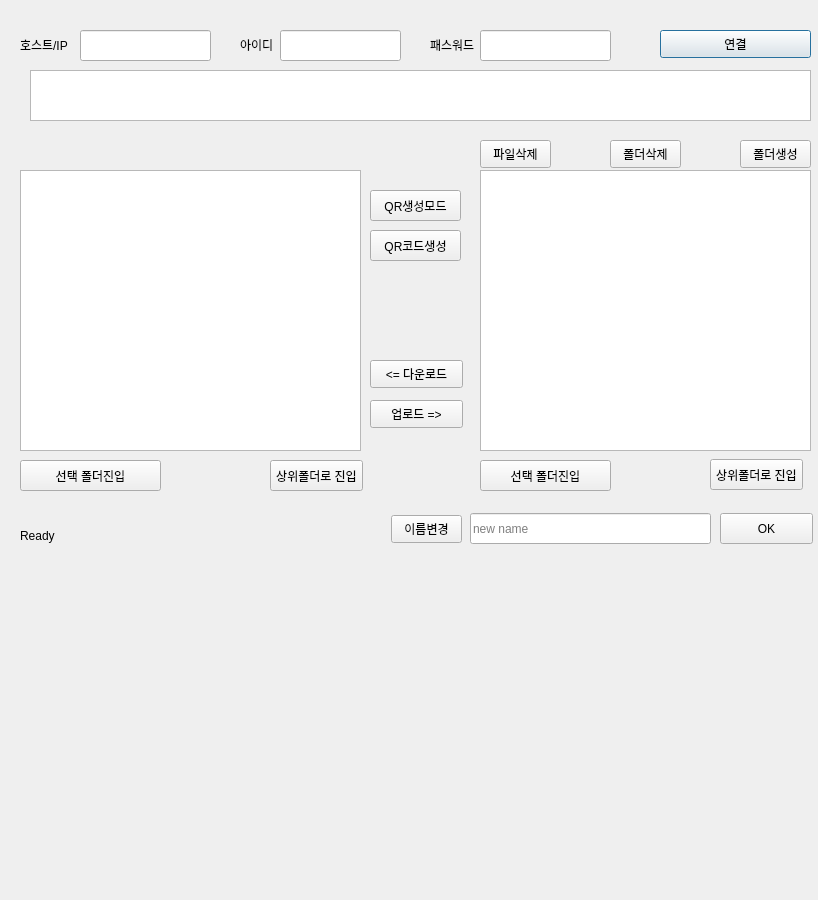
<?xml version="1.0" encoding="UTF-8"?>
<ui version="4.0">
 <class>Dialog</class>
 <widget class="QDialog" name="Dialog">
  <property name="geometry">
   <rect>
    <x>0</x>
    <y>0</y>
    <width>818</width>
    <height>900</height>
   </rect>
  </property>
  <property name="windowTitle">
   <string>OSSP_program</string>
  </property>
  <widget class="QPushButton" name="pushButton">
   <property name="geometry">
    <rect>
     <x>660</x>
     <y>30</y>
     <width>151</width>
     <height>28</height>
    </rect>
   </property>
   <property name="text">
    <string>연결</string>
   </property>
  </widget>
  <widget class="QLabel" name="label">
   <property name="geometry">
    <rect>
     <x>20</x>
     <y>34</y>
     <width>64</width>
     <height>21</height>
    </rect>
   </property>
   <property name="text">
    <string>호스트/IP</string>
   </property>
  </widget>
  <widget class="QLineEdit" name="lineEdit">
   <property name="geometry">
    <rect>
     <x>80</x>
     <y>30</y>
     <width>131</width>
     <height>31</height>
    </rect>
   </property>
  </widget>
  <widget class="QLineEdit" name="lineEdit_4">
   <property name="geometry">
    <rect>
     <x>280</x>
     <y>30</y>
     <width>121</width>
     <height>31</height>
    </rect>
   </property>
  </widget>
  <widget class="QLabel" name="label_3">
   <property name="geometry">
    <rect>
     <x>240</x>
     <y>34</y>
     <width>64</width>
     <height>21</height>
    </rect>
   </property>
   <property name="text">
    <string>아이디</string>
   </property>
  </widget>
  <widget class="QLineEdit" name="lineEdit_5">
   <property name="geometry">
    <rect>
     <x>480</x>
     <y>30</y>
     <width>131</width>
     <height>31</height>
    </rect>
   </property>
  </widget>
  <widget class="QLabel" name="label_5">
   <property name="geometry">
    <rect>
     <x>430</x>
     <y>34</y>
     <width>64</width>
     <height>21</height>
    </rect>
   </property>
   <property name="text">
    <string>패스워드</string>
   </property>
  </widget>
  <widget class="QTextEdit" name="textEdit_2">
   <property name="geometry">
    <rect>
     <x>30</x>
     <y>70</y>
     <width>781</width>
     <height>51</height>
    </rect>
   </property>
  </widget>
  <widget class="QTreeView" name="treeView">
   <property name="geometry">
    <rect>
     <x>20</x>
     <y>170</y>
     <width>341</width>
     <height>281</height>
    </rect>
   </property>
  </widget>
  <widget class="QListView" name="listView">
   <property name="geometry">
    <rect>
     <x>480</x>
     <y>170</y>
     <width>331</width>
     <height>281</height>
    </rect>
   </property>
  </widget>
  <widget class="QPushButton" name="pushButton_2">
   <property name="geometry">
    <rect>
     <x>370</x>
     <y>400</y>
     <width>93</width>
     <height>28</height>
    </rect>
   </property>
   <property name="text">
    <string>업로드 =&gt;</string>
   </property>
  </widget>
  <widget class="QPushButton" name="pushButton_3">
   <property name="geometry">
    <rect>
     <x>370</x>
     <y>360</y>
     <width>93</width>
     <height>28</height>
    </rect>
   </property>
   <property name="text">
    <string>&lt;= 다운로드</string>
   </property>
  </widget>
  <widget class="QPushButton" name="pushButton_4">
   <property name="geometry">
    <rect>
     <x>391</x>
     <y>515</y>
     <width>71</width>
     <height>28</height>
    </rect>
   </property>
   <property name="text">
    <string>이름변경</string>
   </property>
  </widget>
  <widget class="QPushButton" name="pushButton_5">
   <property name="geometry">
    <rect>
     <x>480</x>
     <y>140</y>
     <width>71</width>
     <height>28</height>
    </rect>
   </property>
   <property name="text">
    <string>파일삭제</string>
   </property>
  </widget>
  <widget class="QPushButton" name="pushButton_6">
   <property name="geometry">
    <rect>
     <x>610</x>
     <y>140</y>
     <width>71</width>
     <height>28</height>
    </rect>
   </property>
   <property name="text">
    <string>폴더삭제</string>
   </property>
  </widget>
  <widget class="QPushButton" name="pushButton_7">
   <property name="geometry">
    <rect>
     <x>740</x>
     <y>140</y>
     <width>71</width>
     <height>28</height>
    </rect>
   </property>
   <property name="text">
    <string>폴더생성</string>
   </property>
  </widget>
  <widget class="QLineEdit" name="lineEdit_3">
   <property name="geometry">
    <rect>
     <x>470</x>
     <y>513</y>
     <width>241</width>
     <height>31</height>
    </rect>
   </property>
   <property name="placeholderText">
    <string>new name</string>
   </property>
  </widget>
  <widget class="QLabel" name="label_8">
   <property name="geometry">
    <rect>
     <x>20</x>
     <y>515</y>
     <width>781</width>
     <height>41</height>
    </rect>
   </property>
   <property name="minimumSize">
    <size>
     <width>781</width>
     <height>0</height>
    </size>
   </property>
   <property name="maximumSize">
    <size>
     <width>781</width>
     <height>16777215</height>
    </size>
   </property>
   <property name="text">
    <string>Ready</string>
   </property>
  </widget>
  <widget class="QPushButton" name="pushButton_12">
   <property name="geometry">
    <rect>
     <x>720</x>
     <y>513</y>
     <width>93</width>
     <height>31</height>
    </rect>
   </property>
   <property name="text">
    <string>OK</string>
   </property>
  </widget>
  <widget class="QPushButton" name="pushButton_13">
   <property name="geometry">
    <rect>
     <x>20</x>
     <y>460</y>
     <width>141</width>
     <height>31</height>
    </rect>
   </property>
   <property name="text">
    <string>선택 폴더진입</string>
   </property>
  </widget>
  <widget class="QPushButton" name="pushButton_14">
   <property name="geometry">
    <rect>
     <x>270</x>
     <y>460</y>
     <width>93</width>
     <height>31</height>
    </rect>
   </property>
   <property name="text">
    <string>상위폴더로 진입</string>
   </property>
  </widget>
  <widget class="QPushButton" name="pushButton_15">
   <property name="geometry">
    <rect>
     <x>710</x>
     <y>459</y>
     <width>93</width>
     <height>31</height>
    </rect>
   </property>
   <property name="text">
    <string>상위폴더로 진입</string>
   </property>
  </widget>
  <widget class="QPushButton" name="pushButton_16">
   <property name="geometry">
    <rect>
     <x>480</x>
     <y>460</y>
     <width>131</width>
     <height>31</height>
    </rect>
   </property>
   <property name="text">
    <string>선택 폴더진입</string>
   </property>
  </widget>
  <widget class="QPushButton" name="pushButton_8">
   <property name="geometry">
    <rect>
     <x>370</x>
     <y>190</y>
     <width>91</width>
     <height>31</height>
    </rect>
   </property>
   <property name="text">
    <string>QR생성모드</string>
   </property>
  </widget>
  <widget class="QPushButton" name="pushButton_9">
   <property name="geometry">
    <rect>
     <x>370</x>
     <y>230</y>
     <width>91</width>
     <height>31</height>
    </rect>
   </property>
   <property name="text">
    <string>QR코드생성</string>
   </property>
  </widget>
  <zorder>label_8</zorder>
  <zorder>pushButton</zorder>
  <zorder>label</zorder>
  <zorder>lineEdit</zorder>
  <zorder>lineEdit_4</zorder>
  <zorder>label_3</zorder>
  <zorder>lineEdit_5</zorder>
  <zorder>label_5</zorder>
  <zorder>textEdit_2</zorder>
  <zorder>treeView</zorder>
  <zorder>listView</zorder>
  <zorder>pushButton_2</zorder>
  <zorder>pushButton_3</zorder>
  <zorder>pushButton_4</zorder>
  <zorder>pushButton_5</zorder>
  <zorder>pushButton_6</zorder>
  <zorder>pushButton_7</zorder>
  <zorder>lineEdit_3</zorder>
  <zorder>pushButton_12</zorder>
  <zorder>pushButton_13</zorder>
  <zorder>pushButton_14</zorder>
  <zorder>pushButton_15</zorder>
  <zorder>pushButton_16</zorder>
  <zorder>pushButton_8</zorder>
  <zorder>pushButton_9</zorder>
 </widget>
 <tabstops>
  <tabstop>lineEdit</tabstop>
  <tabstop>lineEdit_4</tabstop>
  <tabstop>lineEdit_5</tabstop>
  <tabstop>pushButton</tabstop>
  <tabstop>textEdit_2</tabstop>
  <tabstop>treeView</tabstop>
  <tabstop>listView</tabstop>
  <tabstop>pushButton_2</tabstop>
  <tabstop>pushButton_3</tabstop>
  <tabstop>pushButton_4</tabstop>
  <tabstop>pushButton_5</tabstop>
  <tabstop>pushButton_6</tabstop>
  <tabstop>pushButton_7</tabstop>
  <tabstop>lineEdit_3</tabstop>
 </tabstops>
 <resources/>
 <connections/>
 <slots>
  <slot>qr_create()</slot>
 </slots>
</ui>
